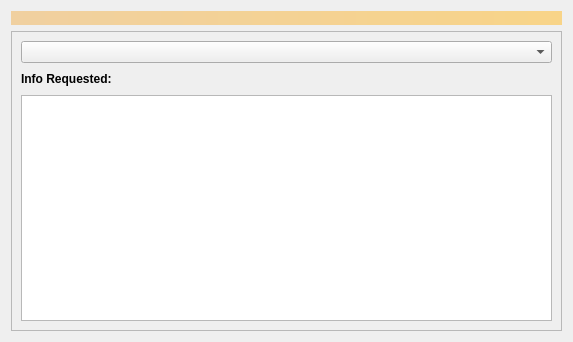
<?xml version="1.0" encoding="UTF-8"?>
<ui version="4.0">
 <class>OverviewPage</class>
 <widget class="QWidget" name="OverviewPage">
  <property name="geometry">
   <rect>
    <x>0</x>
    <y>0</y>
    <width>573</width>
    <height>342</height>
   </rect>
  </property>
  <property name="windowTitle">
   <string>Form</string>
  </property>
  <layout class="QVBoxLayout" name="topLayout">
   <item>
    <widget class="QLabel" name="labelAlerts">
     <property name="visible">
      <bool>false</bool>
     </property>
     <property name="styleSheet">
      <string notr="true">background-color: qlineargradient(x1: 0, y1: 0, x2: 1, y2: 0, stop:0 #F0D0A0, stop:1 #F8D488); color:#000000;</string>
     </property>
     <property name="wordWrap">
      <bool>true</bool>
     </property>
     <property name="margin">
      <number>3</number>
     </property>
    </widget>
   </item>
   <item>
    <layout class="QHBoxLayout" name="horizontalLayout" stretch="1">
     <item>
      <layout class="QVBoxLayout" name="verticalLayout_2">
       <item>
        <widget class="QFrame" name="frame">
         <property name="frameShape">
          <enum>QFrame::StyledPanel</enum>
         </property>
         <property name="frameShadow">
          <enum>QFrame::Raised</enum>
         </property>
         <layout class="QVBoxLayout" name="verticalLayout_4">
          <item>
           <layout class="QHBoxLayout" name="horizontalLayout_3">
            <item>
             <widget class="QComboBox" name="comboBoxOpciones"/>
            </item>
            <item>
             <layout class="QHBoxLayout" name="horizontalLayout_8"/>
            </item>
           </layout>
          </item>
          <item>
           <layout class="QHBoxLayout" name="horizontalLayout_4">
            <item>
             <widget class="QLabel" name="label_5">
              <property name="font">
               <font>
                <weight>75</weight>
                <bold>true</bold>
               </font>
              </property>
              <property name="text">
               <string>Info Requested:</string>
              </property>
             </widget>
            </item>
            <item>
             <spacer name="horizontalSpacer_2">
              <property name="orientation">
               <enum>Qt::Horizontal</enum>
              </property>
              <property name="sizeHint" stdset="0">
               <size>
                <width>40</width>
                <height>20</height>
               </size>
              </property>
             </spacer>
            </item>
           </layout>
          </item>
          <item>
           <layout class="QHBoxLayout" name="horizontalLayout_6">
            <item>
             <widget class="QTextBrowser" name="textBrowser"/>
            </item>
           </layout>
          </item>
         </layout>
        </widget>
       </item>
      </layout>
     </item>
    </layout>
   </item>
  </layout>
 </widget>
 <resources/>
 <connections/>
</ui>
